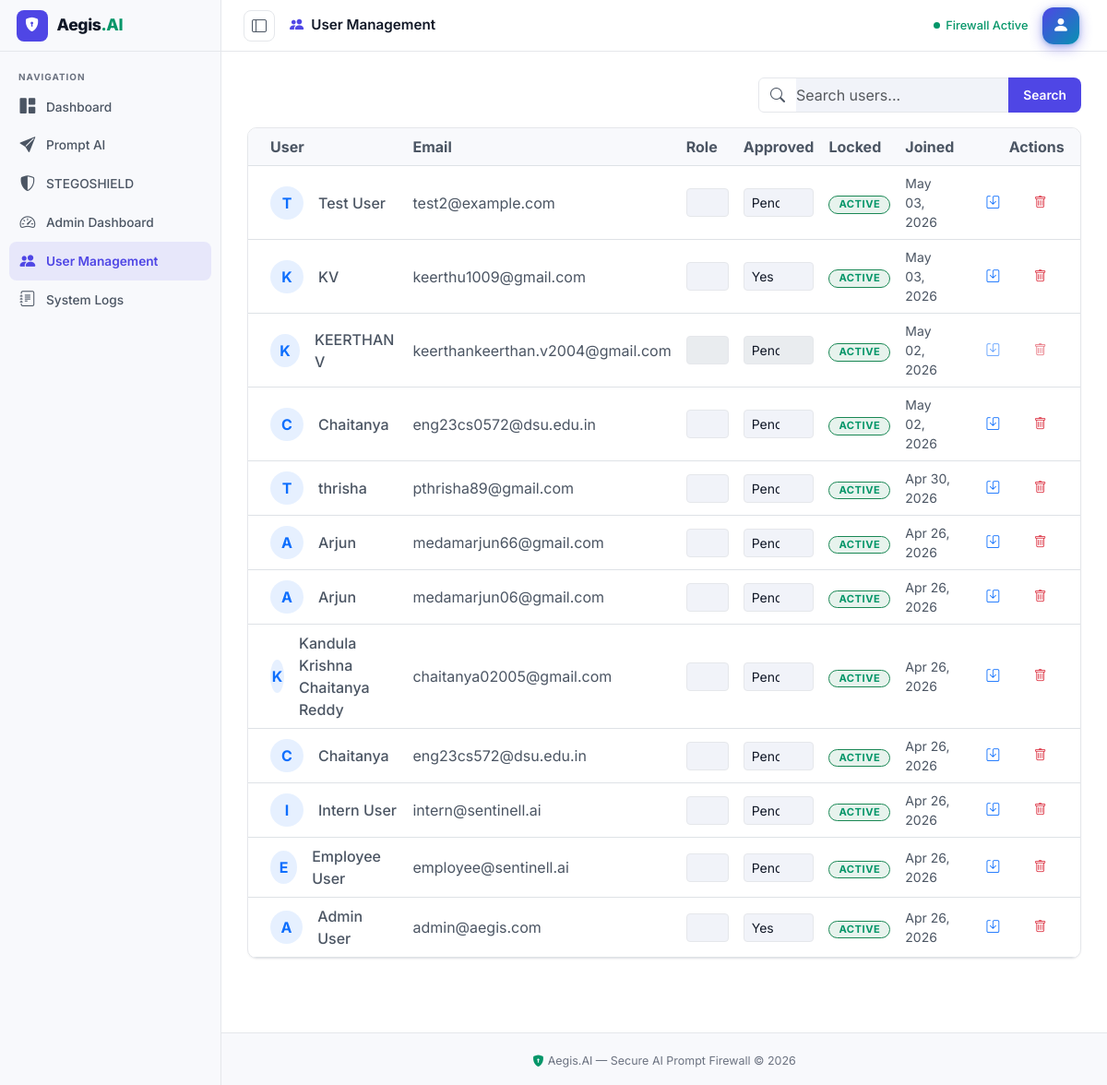
The page /admin-portal/users/ (signed in) on the database as committed earlier.
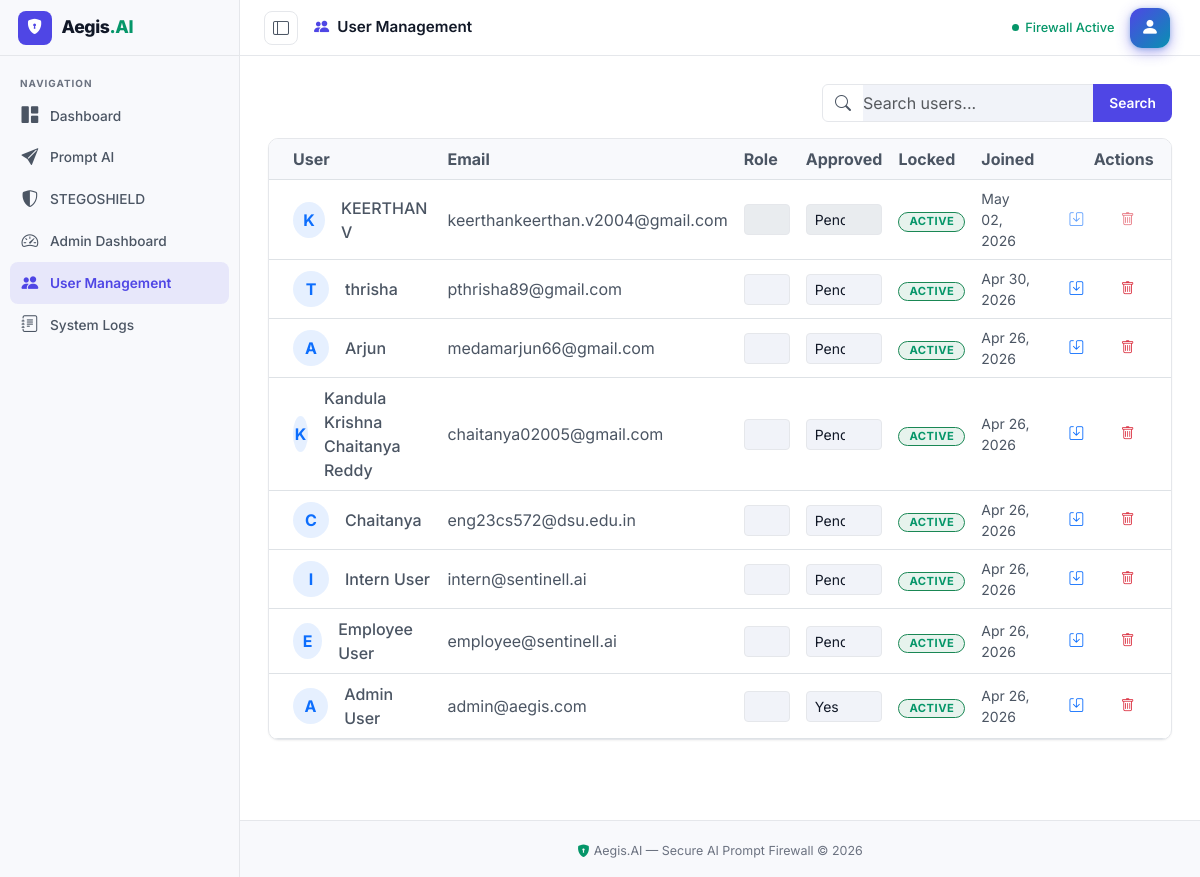
The same page on the database as committed later.
### users/models.py (models this page shows, shortened)
class CustomUser(AbstractUser):
    INTERN = "INTERN"
    EMPLOYEE = "EMPLOYEE"
    ADMIN = "ADMIN"
    SUPER_ADMIN = "SUPER_ADMIN"
    ROLE_CHOICES = [
        (INTERN, "Intern"),
        (EMPLOYEE, "Employee"),
        (ADMIN, "Admin"),
        (SUPER_ADMIN, "Super Admin"),
    ]
    role = models.CharField(max_length=20, choices=ROLE_CHOICES, default=INTERN)
    email_verified = models.BooleanField(default=False)
    failed_login_attempts = models.PositiveIntegerField(default=0)
    account_locked_until = models.DateTimeField(blank=True, null=True)
    password_reset_token = models.CharField(max_length=64, blank=True, null=True)
    password_reset_token_created_at = models.DateTimeField(blank=True, null=True)
    is_approved = models.BooleanField(default=False)
    mfa_enabled = models.BooleanField(default=False)
    mfa_secret = models.CharField(max_length=32, blank=True, null=True)
    full_name = models.CharField(max_length=150, blank=True, default="")
    class Meta:
        verbose_name = "User"
        verbose_name_plural = "Users"
    def is_admin_role(self):
        return self.role in [self.ADMIN, self.SUPER_ADMIN]
    def is_employee_role(self):
        return self.role in [self.EMPLOYEE, self.ADMIN, self.SUPER_ADMIN]
    @property
    def is_account_locked(self):
        if self.account_locked_until and timezone.now() < self.account_locked_until:
            return True
        return False

### users/admin_views.py (the view, shortened to what this page needs)
# urls.py: path("admin-portal/users/", admin_views.admin_user_management, name="admin_users"),
@login_required
@user_passes_test(is_admin, login_url='/login/')
def admin_user_management(request):
    query = request.GET.get("q", "").strip()
    if query:
        from django.db.models import Q
        users = CustomUser.objects.filter(
            Q(email__icontains=query) | Q(full_name__icontains=query) | Q(username__icontains=query)
        ).order_by('-date_joined')
    else:
        users = CustomUser.objects.all().order_by('-date_joined')
    return render(request, "users/admin_users.html", {
        "users": users,
        "roles": CustomUser.ROLE_CHOICES,
        "query": query,
    })

### users/admin_views.py (called while the page is built)
def is_admin(user):
    return user.is_authenticated and user.is_admin_role()

### templates/users/admin_users.html (shortened to what this page needs)
{% extends "base.html" %}
{% block page_title %}<i class="bi bi-people-fill me-2" style="color:var(--primary)"></i>User Management{% endblock %}
{% block content %}
<div class="page-wrap fade-in">
  <div class="d-flex justify-content-end mb-3 slide-up stagger-1">
    <form method="get" action="{% url 'admin_users' %}" class="d-flex" style="width: 350px;">
      <div class="input-group">
        <span class="input-group-text bg-white"><i class="bi bi-search text-muted"></i></span>
        <input type="text" name="q" class="form-control border-start-0 ps-0 shadow-none" placeholder="Search users..." value="{{ query }}">
        <button type="submit" class="btn btn-primary px-3">Search</button>
      </div>
    </form>
  </div>
  <div class="card p-0 overflow-hidden slide-up stagger-2">
    <div class="table-responsive">
      <table class="table table-hover mb-0 align-middle">
        <thead style="background: var(--bg-1);">
          <tr>
            <th class="ps-4">User</th>
            <th>Email</th>
            <th>Role</th>
            <th>Approved</th>
            <th>Locked</th>
            <th>Joined</th>
            <th class="pe-4 text-end">Actions</th>
          </tr>
        </thead>
        <tbody>
          {% for u in users %}
          <tr>
            <td class="ps-4">
              <div class="d-flex align-items-center">
                <div class="bg-primary bg-opacity-10 text-primary rounded-circle d-flex align-items-center justify-content-center me-3" style="width: 36px; height: 36px; font-weight: bold;">
                  {{ u.full_name|default:u.username|make_list|first|upper }}
                </div>
                <span class="fw-medium">{{ u.full_name|default:u.username }}</span>
              </div>
            </td>
            <td class="text-muted">{{ u.email }}</td>
            <form method="post" action="{% url 'admin_users' %}">
              <td>
                <select name="role" class="form-select form-select-sm shadow-none" {% if u == request.user %}disabled{% endif %}>
                  {% for code, name in roles %}
                  <option value="{{ code }}" {% if u.role == code %}selected{% endif %}>{{ name }}</option>
                  {% endfor %}
                </select>
              </td>
              <td>
                <select name="approval" class="form-select form-select-sm shadow-none" {% if u == request.user %}disabled{% endif %}>
                  <option value="True" {% if u.is_approved %}selected{% endif %}>Yes</option>
                  <option value="False" {% if not u.is_approved %}selected{% endif %}>Pending</option>
                </select>
              </td>
              <td>
                {% if u.is_account_locked %}
                  <span class="badge bg-danger bg-opacity-10 text-danger border border-danger">Locked</span>
                {% else %}
                  <span class="badge bg-success bg-opacity-10 text-success border border-success">Active</span>
                {% endif %}
              </td>
              <td class="text-muted small">{{ u.date_joined|date:"M d, Y" }}</td>
              <td class="pe-4 text-end">
                <div class="btn-group" role="group">
                  <button type="submit" name="action" value="update" class="btn btn-sm btn-outline-primary" {% if u == request.user %}disabled{% endif %} title="Save Changes"><i class="bi bi-save"></i></button>
                  <button type="submit" name="action" value="delete" class="btn btn-sm btn-outline-danger" {% if u == request.user %}disabled{% endif %} onclick="return confirm('WARNING: Permanently delete {{ u.email }}?');" title="Delete User"><i class="bi bi-trash"></i></button>
                </div>
              </td>
            </form>
          </tr>
          {% endfor %}
        </tbody>
      </table>
    </div>
  </div>
</div>
{% endblock %}

### templates/base.html (shortened to what this page needs)
<!DOCTYPE html>
<html lang="en" data-theme="light" style="color-scheme:light">
<head>
  <link href="https://cdn.jsdelivr.net/npm/bootstrap@5.3.2/dist/css/bootstrap.min.css" rel="stylesheet"/>
  <link href="https://cdn.jsdelivr.net/npm/bootstrap-icons@1.11.3/font/bootstrap-icons.min.css" rel="stylesheet"/>
  {% load static %}
  <link rel="stylesheet" href="{% static 'css/style.css' %}"/>
</head>
<body>
{% if user.is_authenticated %}
<aside id="sidebar">
  <div class="sidebar-header">
    <div class="sidebar-brand-icon"><i class="bi bi-shield-lock-fill"></i></div>
    <div class="sidebar-brand-name">Aegis<span>.AI</span></div>
  </div>
  <nav class="sidebar-nav">
    <div class="nav-section-label">Navigation</div>
    <a class="nav-item {% if request.resolver_match.url_name == 'dashboard' %}active{% endif %}"
       href="{% url 'dashboard' %}" data-label="Dashboard">
      <i class="bi bi-grid-1x2-fill"></i><span>Dashboard</span>
    </a>
    <a class="nav-item {% if request.resolver_match.url_name == 'prompt' %}active{% endif %}"
       href="{% url 'prompt' %}" data-label="Prompt AI">
      <i class="bi bi-send-fill"></i><span>Prompt AI</span>
    </a>
    {% if user.is_employee_role %}
    <a class="nav-item {% if request.resolver_match.url_name == 'stegoshield_home' %}active{% endif %}"
       href="{% url 'stegoshield_home' %}" data-label="STEGOSHIELD">
      <i class="bi bi-shield-shaded"></i><span>STEGOSHIELD</span>
    </a>
    {% endif %}
    {% if user.is_admin_role %}
    <a class="nav-item {% if request.resolver_match.url_name == 'admin_dashboard' %}active{% endif %}"
       href="{% url 'admin_dashboard' %}" data-label="Admin Dashboard">
      <i class="bi bi-speedometer2"></i><span>Admin Dashboard</span>
    </a>
    <a class="nav-item {% if request.resolver_match.url_name == 'admin_users' %}active{% endif %}"
       href="{% url 'admin_users' %}" data-label="User Management">
      <i class="bi bi-people-fill"></i><span>User Management</span>
    </a>
    <a class="nav-item {% if request.resolver_match.url_name == 'admin_logs' %}active{% endif %}"
       href="{% url 'admin_logs' %}" data-label="System Logs">
      <i class="bi bi-journal-text"></i><span>System Logs</span>
    </a>
    {% endif %}
  </nav>
</aside>
<header id="topbar">
  <button id="sidebar-toggle" title="Toggle sidebar" aria-label="Toggle sidebar">
    <i class="bi bi-layout-sidebar"></i>
  </button>
  <div class="topbar-title">{% block page_title %}{% endblock %}</div>
  <div class="topbar-actions">
    <span class="firewall-pulse d-none d-md-flex">
      <span class="pulse-dot"></span>Firewall Active
    </span>
    <button class="profile-topbar-btn" id="profile-topbar-btn" onclick="openProfile()" title="My Profile" aria-label="My Profile">
      <div class="profile-topbar-avatar"><i class="bi bi-person-fill"></i></div>
    </button>
  </div>
</header>
<div id="page-content">
  <main>{% block content %}{% endblock %}</main>
  <footer class="footer"><div class="container text-center"><span class="text-muted small"><i class="bi bi-shield-lock-fill text-accent me-1"></i>Aegis.AI &mdash; Secure AI Prompt Firewall &copy; 2026</span></div></footer>
</div>
{% endif %}
</body>
</html>

Rows that differ between the two databases and show on the page:
removed CustomUser: full_name|make_list "T", full_name "Test User", email "test2@example.com", role "Intern", approval "Pending", shows "ACTIVE", date_joined "May 03, 2026"
removed CustomUser: full_name|make_list "K", full_name "KV", email "keerthu1009@gmail.com", role "Admin", approval "Yes", shows "ACTIVE", date_joined "May 03, 2026"
removed CustomUser: full_name|make_list "C", full_name "Chaitanya", email "eng23cs0572@dsu.edu.in", role "Employee", approval "Pending", shows "ACTIVE", date_joined "May 02, 2026"
removed CustomUser: full_name|make_list "A", full_name "Arjun", email "medamarjun06@gmail.com", role "Employee", approval "Pending", shows "ACTIVE", date_joined "Apr 26, 2026"
